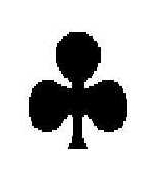
#> input picture 2nd Semester/Sisteme Instruibile pentru Analiza Imaginilor/Laborator/_TestImages/ImgTstRecOb_Cards/Clubs0.jpg, 148 x 173 px, found by its file name; its folder holds only this picture in this run
$ jupyter execute --allow-errors A1P7_shape_kNN.ipynb
#> lines starting #> are read from the running program, lines starting #| are printed output that depends on the picture; after the words box and inside, x2 and y2 are one past the last pixel; in counts of white or black regions, pixels touching at a corner belong together
# Extragerea trasaturilor, clasificare k-NN

[cell 1]
# Import pachete necesare aplicatiei

import numpy as np
import cv2
import math
from scipy.spatial import ConvexHull
from matplotlib import pyplot as plt
from mpl_toolkits.mplot3d import Axes3D

#from sklearn.model_selection import train_test_split
from sklearn.neighbors import KNeighborsClassifier
from sklearn import metrics
from sklearn.preprocessing import StandardScaler

[cell 2]
# Functia pentru extragerea trasaturilor geometrice dintr-o imagine
def GeomFeatExtr(fileName, afis):

    # citire imagine direct pe nivele de gri
#> called with afis = 1
    img = cv2.imread(fileName, 0)
#> img is the input picture: shape (173, 148); min 0, max 255, mean 193.6

    # binarizare imagine
    ret,Y = cv2.threshold(img,127,255,cv2.THRESH_BINARY)
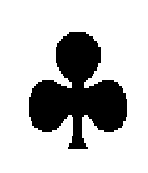
#> Y: shape (173, 148); 75.9% white; 1 black region, box (x1, y1, x2, y2) and area: (29, 32, 127, 149) 6159

    # detectarea muchiilor pentru calcul perimetru
    # se pastreaza negativul muchiilor (muchie reprezentata prin negru)
    E = cv2.bitwise_not( cv2.Canny(Y,50,500) )
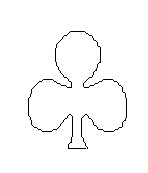
#> E: shape (173, 148); 98.2% white; black in thin lines or dots, all inside (x1, y1, x2, y2) = (28, 31, 127, 149)

    # Calcul trasaturi geometrice
    A = np.sum(np.sum(Y==0)) #aria
#> A = 6159
    P = np.sum(np.sum(E==0)) #perimetrul
#> P = 466
    circ = (P*P)/(4*math.pi*A) #circularitate
#> circ = 2.81

    [pozYA, pozXA] = np.where(Y==0) #toate pozitiile din obiect
#> pozYA = 6159 values from 32 to 148; pozXA = 6159 values, max 126 at index 3355, min 29 at index 3064, mean 77.48
    yC = sum(pozYA)/A #calcul centru de masa
#> yC = 92.01
    xC = sum(pozXA)/A
#> xC = 77.48

    [pozYP, pozXP] = np.where(E==0) #toate pozitiile de pe contur
#> pozYP = 466 values from 31 to 148; pozXP = 466 values, max 126 at index 240, min 28 at index 239, mean 77.74
    #calculul distantei de la contur la centru de masa
    dist = np.sqrt(np.power(pozYP-yC,2) + np.power(pozXP-xC,2))
#> dist = 466 values, max 61.46 at index 0, min 8.16 at index 203, mean 40.89
    rmin = np.amin(dist) #distanta minima
#> rmin = 8.16
    rmax = np.amax(dist) #distanta maxima
#> rmax = 61.46
    exc = rmax/rmin #excentricitate
#> exc = 7.53

    # Soliditate obiect
    points = np.column_stack((pozXP,pozYP))
#> points = 466 pairs, first value 28 to 126, second value 31 to 148
    hull = ConvexHull(points)
    Ach = ConvexHull(points).volume
#> Ach = 8186.5
    sol = A/Ach # soliditate
#> sol = 0.752

    if afis==1: # doar daca optiune afisare activa
        tt = [[1, 1], [2, 2]] #pentru afisare halou
        Em=cv2.erode(E, np.ones((3,3),np.uint8), iterations = 1 )
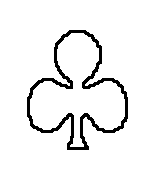
#> Em: shape (173, 148); 93.4% white; 1 black region, box (x1, y1, x2, y2) and area: (27, 30, 128, 150) 1698
        fig = plt.figure(figsize=(10,8))
        fig.add_subplot(1,3,1), plt.imshow(Y, cmap=plt.cm.bone);plt.title('binarizata')
        fig.add_subplot(1,3,2), plt.imshow(Em, cmap='gray');plt.title('muchii')
        fig.add_subplot(1,3,3), plt.imshow(tt, 'gray')
        plt.plot(points[:,0], points[:,1], '.'), plt.title('halou convex')
        for simplex in hull.simplices:
            plt.plot(points[simplex, 0], points[simplex, 1], 'r')
#> this loop made 23 passes
#> simplex on passes 1 to 12: [220, 239], [220, 45], [22, 0], [14, 0], [277, 239], [277, 334], [353, 447], [353, 334], [294, 240], [465, 447], [465, 362], [30, 45]
        plt.show()
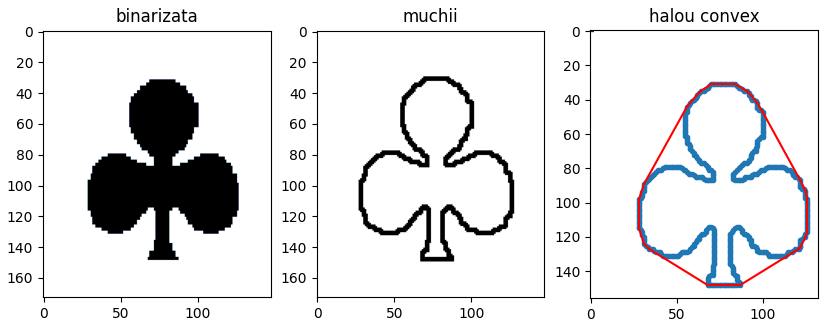
#> figure drawn by matplotlib, 3 panels

    # Stabilire vector de trasaturi
    geomFeat = [circ, exc, sol]
#> geomFeat = [2.81, 7.53, 0.752]
    return geomFeat

[cell 3]
# vectorul de trasaturi 3D = [circ, exc, sol]

# Citire imagini - 24 imagini (4 forme, 6 imagini/forma)
pathTrn = '/Users/galoscar07/Documents/master2k20-2k22/2nd Semester/SIAI/Laborator/_TestImages/ImgTstRecOb_Cards/'
shapeName = ['Clubs','Diamonds','Hearts','Spades']

clr = ['b','r','m','c', 'k'] #cod culoare pentru o forma
frm = ['*','+','.','o','<','>','^'] #cod reprezentare imagini de o forma

# Citim toate imaginile din directorul pathTrn utilizare in aplicatie
# sunt 4 forme diferite, fiecare forma are 6 imagini diferite
x = []; y=[]; clrV = []; frmV=[];
#> (the rest of this cell did not finish here and is left out)

[cell 4]
x
#> Out = [[2.81, 7.53, 0.752]]

[cell 5]
y

[cell 6]
# x vectorul de trasaturi
# x are 24=4*6 linii (imagini totale), 3 coloane (numar trasaturi/imagine)
x = np.asarray(x)
#> x = [[2.81, 7.53, 0.752]]
# y - vector cu labelurile fiecarei imagini
y = np.asarray(y)

print("x.shape: ",x.shape)
#| x.shape:  (1, 3)
print("y.shape: ",y.shape)

[cell 7]
x
#> Out = [[2.81, 7.53, 0.752]]

[cell 8]
# In[4]: Scalare date in acelasi interval
scaler = StandardScaler()
scaler.fit(x)
x = scaler.transform(x)
#> x = [[0, 0, 0]]

[cell 9]
x
#> Out = [[0, 0, 0]]

[cell 10]
# In[5]: Afisare vector trasaturi 1D
print('\n--- Reprezentarea grafică a obiectelor în diverse spaţii a trăsăturilor ---')
print('\n Reprezentare sptiu 1D.')
print('      Daca ar fi necesar sa reprezentam forma doar printr-o trasatura, care ati alege-o?')
fig = plt.figure(figsize=(3*6,11))
ax1 = fig.add_subplot(311); ax1.set_xlabel('Circularitate'); ax1.set_ylabel('Circularitate');
ax2 = fig.add_subplot(312); ax2.set_xlabel('Excentricitate'); ax2.set_ylabel('Excentricitate');
ax3 = fig.add_subplot(313); ax3.set_xlabel('Soliditate'); ax3.set_ylabel('Soliditate');
for i in range(0,x.shape[0]):
    ax1.scatter(x[i,0],x[i,0], c=clrV[i], marker=frmV[i])
    ax2.scatter(x[i,1],x[i,1], c=clrV[i], marker=frmV[i])
    ax3.scatter(x[i,2],x[i,2], c=clrV[i], marker=frmV[i])
plt.show()
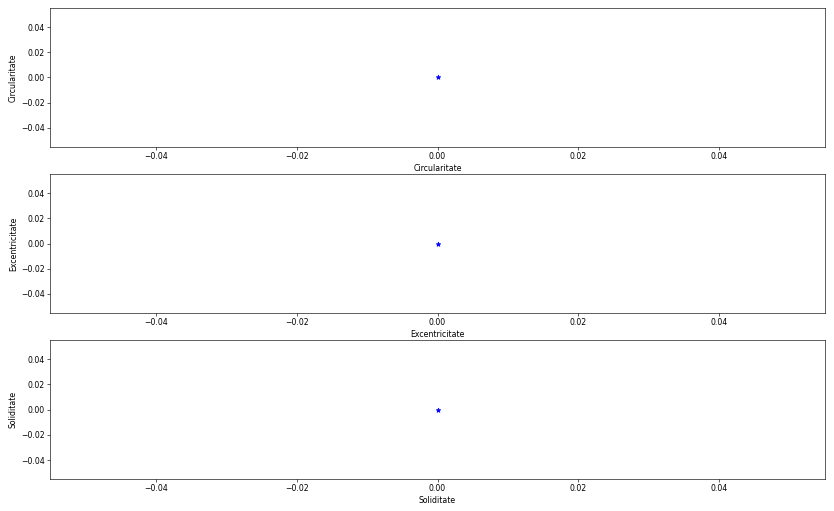
#> figure drawn by matplotlib, 3 panels

[cell 11]
# In[6]: Afisare vector trasaturi 2D
print('\n Reprezentare sptiu 2D. ')
print('      Daca ar fi necesar sa reprezentam forma prin doua trasaturi, care le-ati alege?')
fig = plt.figure(figsize=(3*6,8))
ax1 = fig.add_subplot(131); ax1.set_xlabel('Circularitate'); ax1.set_ylabel('Excentricitate');
ax2 = fig.add_subplot(132); ax2.set_xlabel('Circularitate'); ax2.set_ylabel('Soliditate');
ax3 = fig.add_subplot(133); ax3.set_xlabel('Excentricitate'); ax3.set_ylabel('Soliditate');
for i in range(0,x.shape[0]):
    ax1.scatter(x[i,0],x[i,1], c=clrV[i], marker=frmV[i])
    ax2.scatter(x[i,0],x[i,2], c=clrV[i], marker=frmV[i])
    ax3.scatter(x[i,1],x[i,2], c=clrV[i], marker=frmV[i])
plt.show()
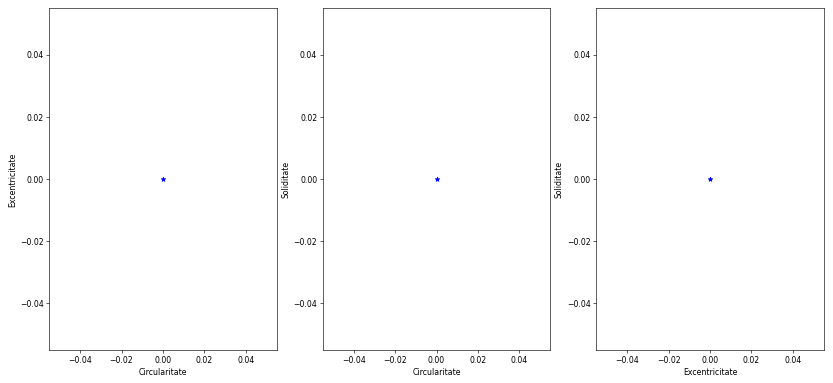
#> figure drawn by matplotlib, 3 panels

[cell 12]
# In[7]: Afisarea grafica a trasaturilor extrase
# vectorul de trasaturi 3D = [circ, exc, sol]
# Afisare vector trasaturi 3D
print('\n Reprezentare sptiu 3D. ')
fig = plt.figure(figsize=(10,8))
ax = fig.add_subplot(111, projection='3d')
for i in range(0,x.shape[0]):
    ax.scatter(x[i,0],x[i,1],x[i,2], c=clrV[i], marker=frmV[i])
ax.set_xlabel('Circularitate'); ax.set_ylabel('Excentricitate'); ax.set_zlabel('Soliditate')
plt.show()
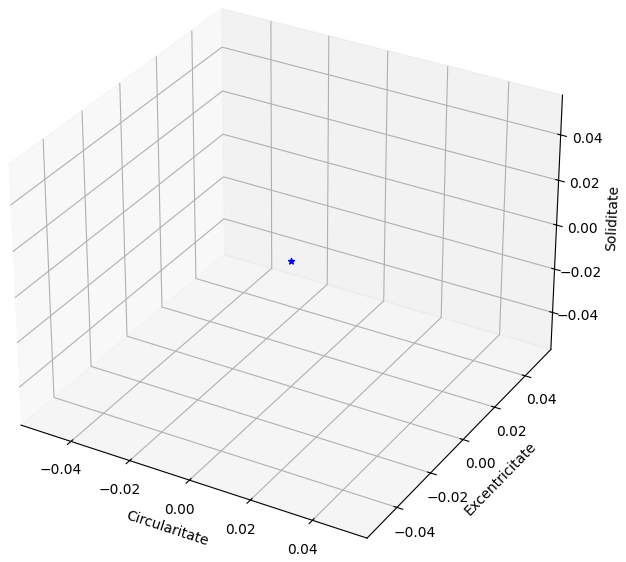
#> figure drawn by matplotlib, 1 panel

[cell 13]
# In[8]: #Aplicare kNN
# data = x; target = y; target_names = shapeName
trName = np.array(['Circularitate', 'Excentricitate', 'Soliditate'])

print("\n            APLICARE kNN")
#Setare parametrii
# Pas extragere valori antrenare (=6 - cate o imagine din fiecare clasa)
# Se vor considera valorile 6, 3, 2
stepTrn = 2

# Selectie trasaturi [circ, exc, sol], 0 - circ, 1 - exc, 2 - sol
# pt (circ, exc, sol), trExt = [0, 1, 2]
# pt (circ, sol), trExt = [0, 2], etc

trNr =  np.array([1,2])

# Setare k (n_neighbors kNN),
# se vor considera valorile: 1, 3, 5 (in functie de nr. imagini prototip/ clasa )
kVal = 5
# ----------------------------------------------
# Date antrenare - extragere tot a stepTrn imagine
vlsTrn= range(0,x.shape[0],stepTrn)
#vlsTrn= [0,4,5,6,9,10,12,16,17,18,21,22]

# Afisare selectii realizate
print('Set date, 4 clase (formele de pe cartile de joc),\n ', shapeName)
print('Set date antrenare: ', len(vlsTrn),' imagini prototip')
#| Set date antrenare:  1  imagini prototip
print('Set date test: ', x.shape[0]- len(vlsTrn),' imagini')
#| Set date test:  0  imagini
print('Trasaturi utilizate:', trName[trNr])
print('Clasificator kNN, k ales: ', kVal)


# Setare set date antrenare si set date test

# Date antreanre - extragere tot a stepTrn imagine

X_train = x[vlsTrn,:] # extragere valori set antrenare
#> X_train = [[0, 0, 0]]
y_train = y[vlsTrn]   # extragere etichete
#> y_train = [0]

# Selectie date test (cele ramase)
X_test = np.delete(x, vlsTrn, axis=0)
#> X_test = empty array
y_test = np.delete(y, vlsTrn, axis=0)
#> y_test = empty array


# Selectie trasaturi [circ, exc, sol], 0 - circ, 1 - exc, 2 - sol
# pt (circ, exc, sol), trNr = [0, 1, 2], pt (circ, sol), trNr = [0, 2], etc

X_train = X_train[:,trNr]
#> X_train = [[0, 0]]
X_test  = X_test [:,trNr]

# [7 lines of commented-out code are left out]
knn = KNeighborsClassifier(n_neighbors=kVal)

#antrenare clasificator folosind setul de date de antrenament
knn.fit(X_train, y_train)

# predictie pe setul de antrenare
#> (the rest of this cell did not finish here and is left out)

[cell 14]
# (y_true, y_pred, average=None,
# ... labels=['pig', 'dog', 'cat'])
# In[10]: functie pentru predictie
def Classify(x):
    y_pred = knn.predict(x)
    print(shapeName[y_pred[0]])

# In[11]: Testare pe imagini individuale
print('\n--- Testare imagine specificata dupa nume: ---')
#> (the rest of this cell did not finish here and is left out)
